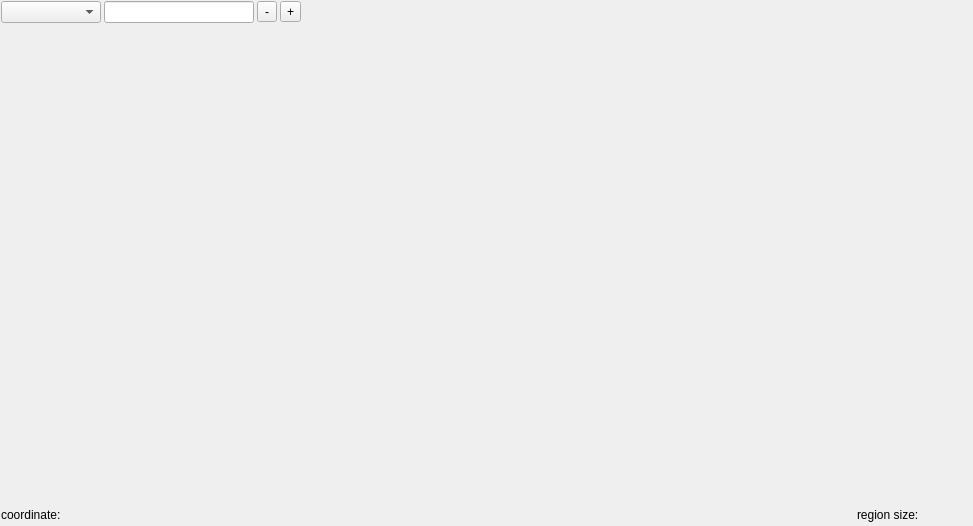
<?xml version="1.0" encoding="UTF-8"?>
<ui version="4.0">
 <class>GenomeVisualizationWidget</class>
 <widget class="QWidget" name="GenomeVisualizationWidget">
  <property name="geometry">
   <rect>
    <x>0</x>
    <y>0</y>
    <width>973</width>
    <height>526</height>
   </rect>
  </property>
  <property name="minimumSize">
   <size>
    <width>400</width>
    <height>400</height>
   </size>
  </property>
  <property name="windowTitle">
   <string>Form</string>
  </property>
  <layout class="QVBoxLayout" name="verticalLayout">
   <property name="spacing">
    <number>3</number>
   </property>
   <property name="leftMargin">
    <number>1</number>
   </property>
   <property name="topMargin">
    <number>1</number>
   </property>
   <property name="rightMargin">
    <number>1</number>
   </property>
   <property name="bottomMargin">
    <number>1</number>
   </property>
   <item>
    <layout class="QHBoxLayout" name="horizontalLayout">
     <property name="spacing">
      <number>3</number>
     </property>
     <item>
      <widget class="QComboBox" name="chr_selector">
       <property name="minimumSize">
        <size>
         <width>100</width>
         <height>0</height>
        </size>
       </property>
       <property name="toolTip">
        <string>Select chromosome.</string>
       </property>
      </widget>
     </item>
     <item>
      <widget class="QLineEdit" name="search">
       <property name="sizePolicy">
        <sizepolicy hsizetype="Preferred" vsizetype="Fixed">
         <horstretch>0</horstretch>
         <verstretch>0</verstretch>
        </sizepolicy>
       </property>
       <property name="minimumSize">
        <size>
         <width>150</width>
         <height>0</height>
        </size>
       </property>
       <property name="toolTip">
        <string>&lt;html&gt;&lt;head/&gt;&lt;body&gt;&lt;p&gt;Search for:&lt;br/&gt;- Chromosome&lt;br/&gt;- Chromosomal region (format e.g.: chr1:400-800)&lt;br/&gt;- HGNC-approved gene names&lt;br/&gt;- Transcript names&lt;br/&gt;&lt;br/&gt;Enter search text and press RETURN to start the search.&lt;/p&gt;&lt;/body&gt;&lt;/html&gt;</string>
       </property>
      </widget>
     </item>
     <item>
      <widget class="QToolButton" name="zoomout_btn">
       <property name="minimumSize">
        <size>
         <width>20</width>
         <height>20</height>
        </size>
       </property>
       <property name="toolTip">
        <string>Zoom out</string>
       </property>
       <property name="text">
        <string>-</string>
       </property>
      </widget>
     </item>
     <item>
      <widget class="QToolButton" name="zoomin_btn">
       <property name="minimumSize">
        <size>
         <width>20</width>
         <height>20</height>
        </size>
       </property>
       <property name="toolTip">
        <string>Zoom in</string>
       </property>
       <property name="text">
        <string>+</string>
       </property>
       <property name="autoRaise">
        <bool>false</bool>
       </property>
      </widget>
     </item>
     <item>
      <spacer name="horizontalSpacer">
       <property name="orientation">
        <enum>Qt::Horizontal</enum>
       </property>
       <property name="sizeHint" stdset="0">
        <size>
         <width>40</width>
         <height>20</height>
        </size>
       </property>
      </spacer>
     </item>
    </layout>
   </item>
   <item>
    <widget class="PanelStack" name="panel_stack" native="true">
     <property name="sizePolicy">
      <sizepolicy hsizetype="Expanding" vsizetype="Expanding">
       <horstretch>0</horstretch>
       <verstretch>0</verstretch>
      </sizepolicy>
     </property>
    </widget>
   </item>
   <item>
    <layout class="QHBoxLayout" name="horizontalLayout_4">
     <property name="spacing">
      <number>3</number>
     </property>
     <item>
      <widget class="QLabel" name="label">
       <property name="text">
        <string>coordinate:</string>
       </property>
      </widget>
     </item>
     <item>
      <widget class="QLabel" name="label_coordinate">
       <property name="minimumSize">
        <size>
         <width>50</width>
         <height>0</height>
        </size>
       </property>
       <property name="text">
        <string/>
       </property>
       <property name="textInteractionFlags">
        <set>Qt::LinksAccessibleByMouse|Qt::TextSelectableByMouse</set>
       </property>
      </widget>
     </item>
     <item>
      <spacer name="horizontalSpacer_2">
       <property name="orientation">
        <enum>Qt::Horizontal</enum>
       </property>
       <property name="sizeHint" stdset="0">
        <size>
         <width>40</width>
         <height>20</height>
        </size>
       </property>
      </spacer>
     </item>
     <item>
      <widget class="QLabel" name="label_2">
       <property name="text">
        <string>region size:</string>
       </property>
      </widget>
     </item>
     <item>
      <widget class="QLabel" name="label_region_size">
       <property name="minimumSize">
        <size>
         <width>50</width>
         <height>0</height>
        </size>
       </property>
       <property name="text">
        <string/>
       </property>
       <property name="textInteractionFlags">
        <set>Qt::LinksAccessibleByMouse|Qt::TextSelectableByMouse</set>
       </property>
      </widget>
     </item>
    </layout>
   </item>
  </layout>
 </widget>
 <customwidgets>
  <customwidget>
   <class>PanelStack</class>
   <extends>QWidget</extends>
   <header location="global">PanelStack.h</header>
   <container>1</container>
  </customwidget>
 </customwidgets>
 <resources/>
 <connections/>
</ui>
